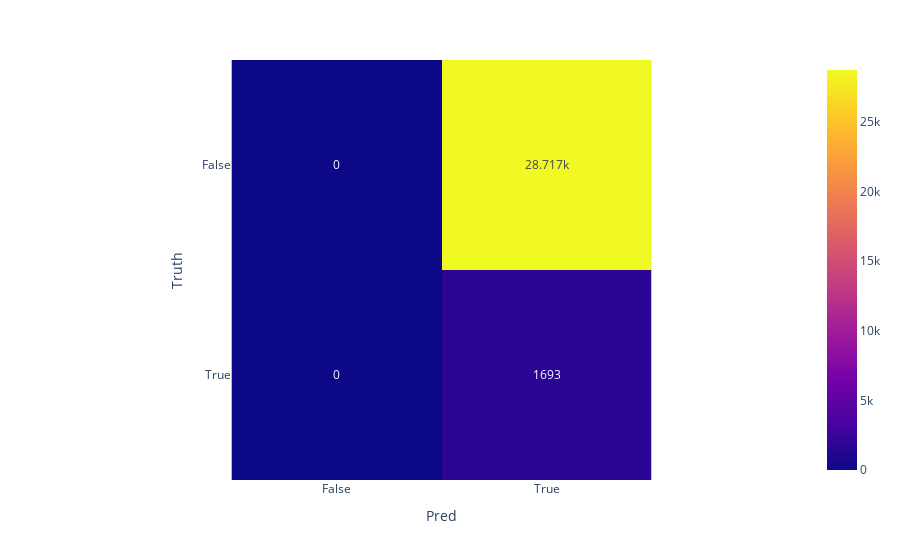

The notebook cell saved with this chart:
### Code cell
print_conf_matrix(y_test, preds)

### Figure 1 — Plotly figure (JSON) as saved in the notebook; plotly's stock layout.template omitted (floating-point values rounded to 4 significant figures)
{"data": [{"coloraxis": "coloraxis", "hovertemplate": "Pred: %{x}<br>Truth: %{y}<br>color: %{z}<extra></extra>", "name": "0", "texttemplate": "%{z}", "type": "heatmap", "x": ["False", "True"], "xaxis": "x", "y": ["False", "True"], "yaxis": "y", "z": [[0, 28717], [0, 1693]]}], "layout": {"coloraxis": {"colorscale": [[0, "#0d0887"], [0.1111, "#46039f"], [0.2222, "#7201a8"], [0.3333, "#9c179e"], [0.4444, "#bd3786"], [0.5556, "#d8576b"], [0.6667, "#ed7953"], [0.7778, "#fb9f3a"], [0.8889, "#fdca26"], [1, "#f0f921"]]}, "margin": {"t": 60}, "xaxis": {"anchor": "y", "constrain": "domain", "domain": [0, 1], "scaleanchor": "y", "title": {"text": "Pred"}}, "yaxis": {"anchor": "x", "autorange": "reversed", "constrain": "domain", "domain": [0, 1], "title": {"text": "Truth"}}}}
